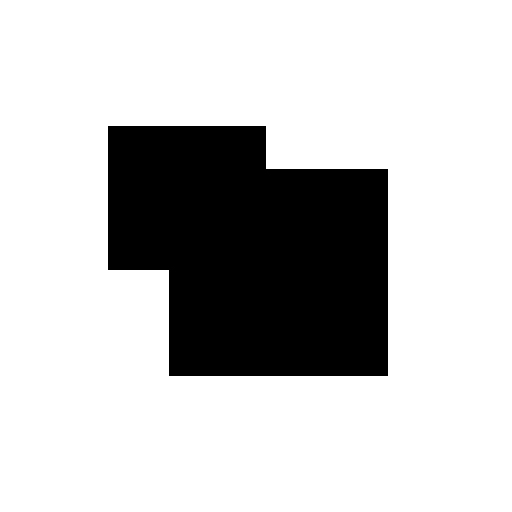
#> input picture data/CornerTest.jpg, 512 x 512 px, found by its file name
$ jupyter execute corner_detect.ipynb
#> lines starting #> are read from the running program, lines starting #| are printed output that depends on the picture; after the words box and inside, x2 and y2 are one past the last pixel; in counts of white or black regions, pixels touching at a corner belong together
[cell 1]
import cv2
import numpy as np
from skimage.feature import peak_local_max

[cell 2]
def findLocalMaxima(src): # 소스: 추출값이 포함된 여러 값들
    # 소스가 입력으로 들어오면 추출하는 값만 남기고 주변 값은 지움
    kernel=cv2.getStructuringElement(shape=cv2.MORPH_RECT,ksize=(11,11))
    dilate=cv2.dilate(src,kernel) # 팽창 (로컬 영역에서 가장 큰 값을 취함)
    localMax=(src==dilate) # 대응되는 값이 같으면 True (100by100커널에 True,False를 취함)

    erode=cv2.erode(src,kernel) # 로컬 영역에서 가장 작은 값을 취함
    localMax2=(src>erode) # src가 erosion값보다 크면 True ()
    localMax &= localMax2 # and연산
    points=np.argwhere(localMax=True) # local max의 위치값
    print(points.shape)
    points[:,[0,1]]=points[:,[1,0]] # x와 y값을 바꿈 (ndarray는 행,열이므로 y,x를 리턴)
    return points

[cell 3]
# 참고로 이미 skimeage에 등록돼있는 함수임
def findLocalMaxima(src):
    coordinates=peak_local_max(src,min_distance=11)
    coordinates[:,[0,1]]=coordinates[:,[1,0]]
    return coordinates

[cell 4]
src=cv2.imread("./data/CornerTest.jpg")
#> src is the input picture: shape (512, 512, 3); min 0, max 255, mean 198.3
gray=cv2.cvtColor(src,cv2.COLOR_BGR2GRAY)
res=cv2.preCornerDetect(gray,ksize=3) # 코너 검출
ret, res2 = cv2.threshold(np.abs(res),0.1,0,cv2.THRESH_TOZERO) # res가 수가 많기 때문에 0.1보다 작은 값들은 버림(0으로 만듦)
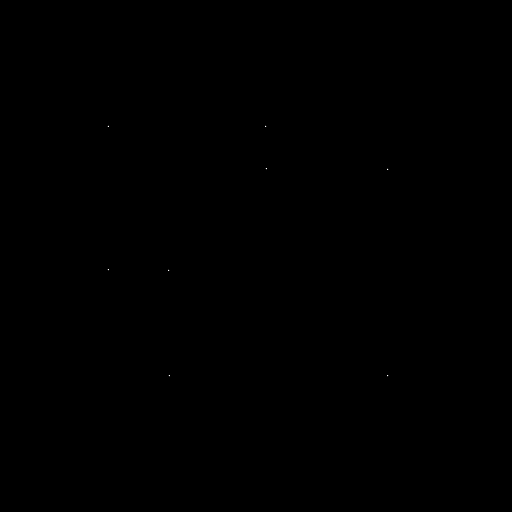
#> res2: shape (512, 512) float32; min 0, max 1.12, mean 4.57e-05; drawn with min black and max white
corners=findLocalMaxima(res2) # ret은 threshold값이고 res2는 0.1보다 큰 값들의 모임
#> in findLocalMaxima, `coordinates=peak_local_max(src,min_distance=11)`: coordinates = [[126, 265], [169, 387], [375, 169], [375, 387], [269, 108], [168, 266], [270, 168], [126, 108]]
#> corners = [[265, 126], [387, 169], [169, 375], [387, 375], [108, 269], [266, 168], [168, 270], [108, 126]]
print(len(corners))
#| 8

[cell 5]
dst=src.copy()
for x,y in corners:
    cv2.circle(dst,(x,y),5,(0,0,255),2) # bgr-> 빨간 원 그림, 두께는 2
#> this loop made 8 passes
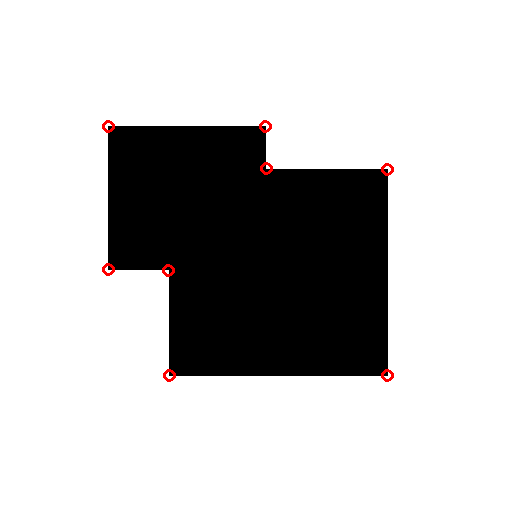
#> dst: shape (512, 512, 3); 0.27% of pixels changed, all inside (x1, y1, x2, y2) = (102, 120, 394, 382)

cv2.imshow('src',src)
cv2.imshow('dst',dst)
cv2.waitKey()
cv2.destroyAllWindows()

## Harris Corner Detector

[cell 6]
src=cv2.imread("./data/CornerTest.jpg")
gray=cv2.cvtColor(src,cv2.COLOR_BGR2GRAY)
res=cv2.cornerHarris(gray,blockSize=5, ksize=3, k=0.01)
ret, res2 = cv2.threshold(np.abs(res),0.02,0,cv2.THRESH_TOZERO)
corners=findLocalMaxima(res2)
#> corners = [[170, 374], [386, 374], [264, 127], [109, 268], [167, 271], [386, 170], [267, 167], [109, 127]]
print(corners)
#| [[170 374]
#|  [386 374]
#|  [264 127]
#|  [109 268]
#|  [167 271]
#|  [386 170]
#|  [267 167]
#|  [109 127]]

[cell 7]
dst=src.copy()
for x,y in corners:
    cv2.circle(dst,(x,y),5,(0,0,255),2) # bgr-> 빨간 원 그림, 두께는 2
#> this loop made 8 passes
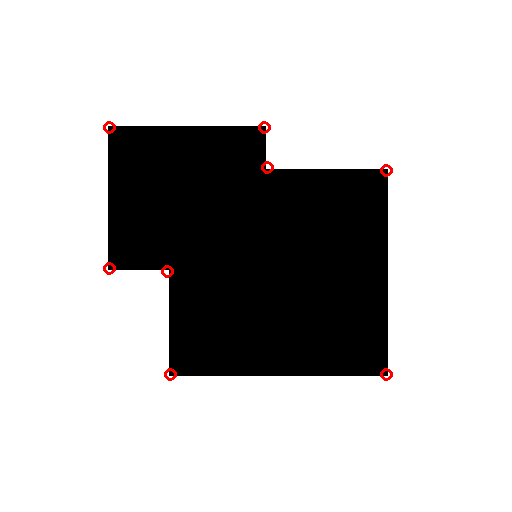
#> dst: shape (512, 512, 3); 0.27% of pixels changed, all inside (x1, y1, x2, y2) = (103, 121, 393, 381)

cv2.imshow('src',src)
cv2.imshow('dst',dst)
cv2.waitKey()
cv2.destroyAllWindows()

## Fast

[cell 8]
src=cv2.imread("./data/CornerTest.jpg")
gray=cv2.cvtColor(src,cv2.COLOR_BGR2GRAY)
fast=cv2.FastFeatureDetector_create(30) # detector객체 생성
fast.setNonmaxSuppression(0) # 논맥시멈 서프레션을 하지를 않음 (가끔 찾은 코너를 지워버리는 경우가 생김)
kp=fast.detect(src) # 키 포인트를 찾아냄
#> kp = 48 keypoints; strongest (x, y, size): (108, 126, 7), (109, 126, 7), (110, 126, 7), (263, 126, 7)
dst=src.copy()
cv2.drawKeypoints(src,kp,dst,(0,0,255)) # 키 포인트를 그려주는 함수
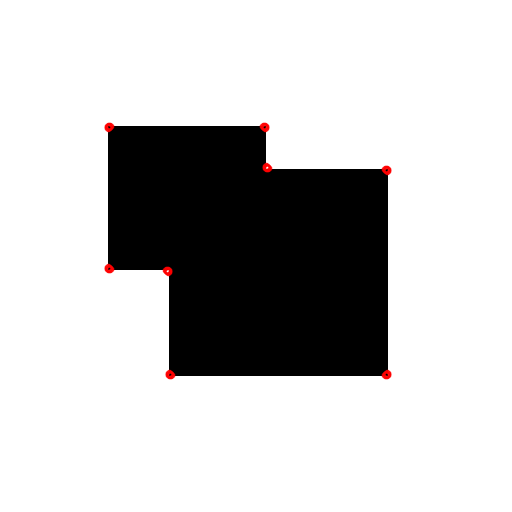
#> dst: shape (512, 512, 3); 0.27% of pixels changed, all inside (x1, y1, x2, y2) = (104, 122, 392, 380)
cv2.imshow('dst',dst)
cv2.waitKey()
cv2.destroyAllWindows()

## Chess Board

[cell 9]
src=cv2.imread("./data/chessboard.jpg")
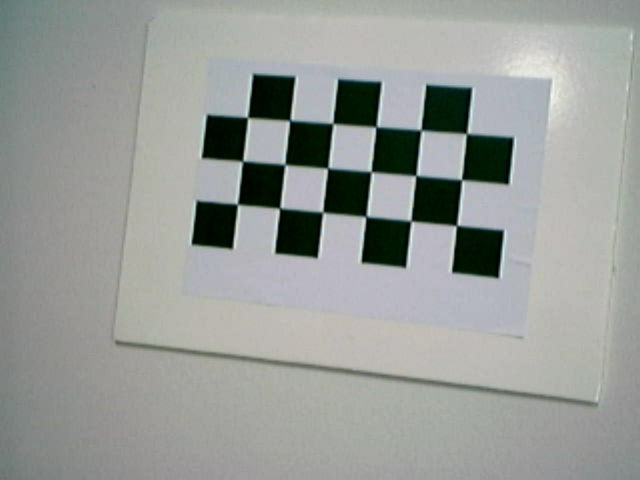
#> input picture data/chessBoard.jpg, 640 x 480 px, found by its file name
#> src is the input picture: shape (480, 640, 3); mean B, G, R 152.2, 155.6, 152.1
gray=cv2.cvtColor(src,cv2.COLOR_BGR2GRAY)
#> gray: shape (480, 640)
patternSize=(6,3) # 축에서 네모 패턴 -1 (네모는 가로로 7개, 세로로 4개가 있었음)
found,corners=cv2.findChessboardCorners(src,patternSize)
#> found = True; corners = 18 rows, first 8: [455.3, 226.5], [409.4, 219.8], [367.7, 215.4], [324.2, 213.2], [278.3, 209.7], [238.2, 205.5], [460.6, 178.8], [414.6, 176.8]
print('corners.shape=',corners.shape)
#| corners.shape= (18, 1, 2)

dst=src.copy()
cv2.drawChessboardCorners(dst,patternSize,corners,found)
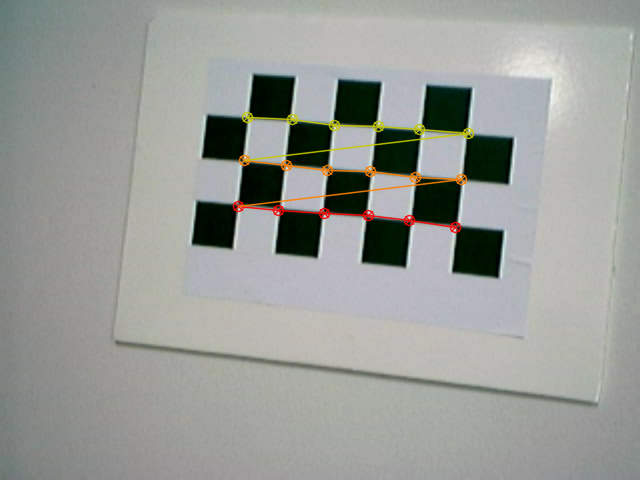
#> dst: shape (480, 640, 3); 1.56% of pixels changed, all inside (x1, y1, x2, y2) = (232, 111, 475, 234)

cv2.imshow('dst',dst)
cv2.waitKey()
cv2.destroyAllWindows()
